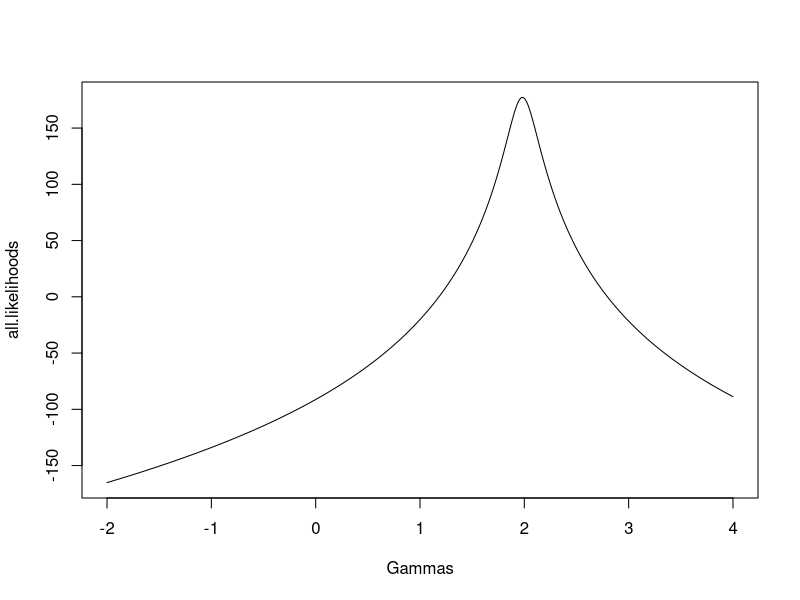
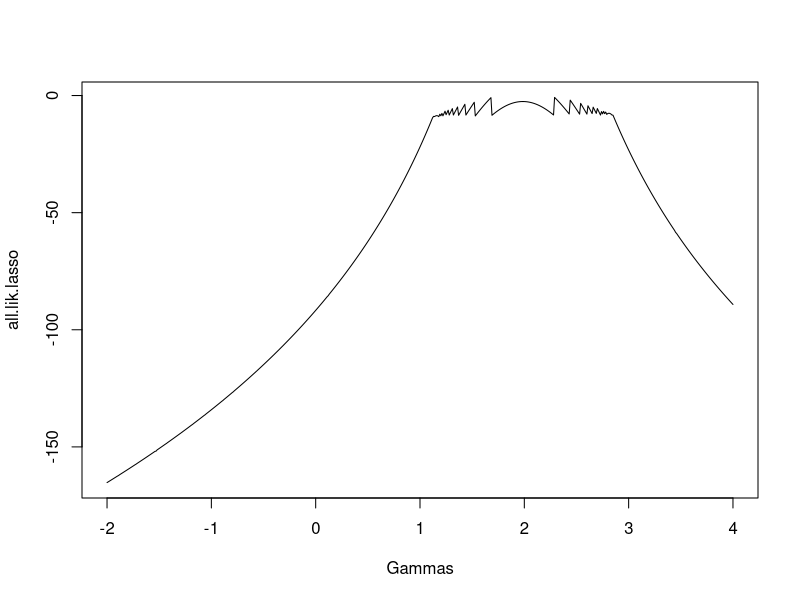

The R script that drew these images, in order: (Note: this script raises an error after producing the figures.)
library(MASS)
library(glmnet)
library(pbapply)

set.seed(96533752)


all.lambdas = c()

#source(Roboflavin_Investigation.R)
profile.lik = function(gamma, X, Y){
  n = length(Y)
  Y.new = BC(Y, gamma)
  fit = lm(Y.new ~ X)
  sse = sum((fit$residuals)^2)
  lik = -n*log(sse)/2
  Jacob = (gamma - 1) * sum(log(Y))
  lik = lik + Jacob
  return(lik)
}

profile.lik.lasso = function(gamma, X, Y, type = "1se"){
  n = length(Y)
  Y.new = BC(Y, gamma)
  fit.cv = cv.glmnet(X, Y.new)
  lambda = paste0("lambda.", type)
  all.lambdas <<- cbind(all.lambdas, c(fit.cv$lambda.1se,
                                       fit.cv$lambda.min))
  Y.hat = predict(fit.cv, X, s = lambda)
  resid = Y.new - Y.hat
  sse = sum((resid)^2)
  lik = -n*log(sse)/2
  Jacob = (gamma - 1) * sum(log(Y))
  lik = lik + Jacob
  return(lik)
}

#Returns a vector that the BC transform (with par. gamma) maps to Y
#Note: Does not account for negative values
inv.BC = function(Y, gamma){
  if(gamma == 0){
    return(exp(Y))
  } else{
  Z = 1 + gamma*Y
  Z = Z^(1/gamma)
  return(Z)
  }
}

#Returns the BC transformation of Y with par. gamma
#Note: Does not account for negative values
BC = function(Y, gamma){
  if(gamma ==0){
    return(log(Y))
  } else{
  Z = Y^gamma
  Z = (Z - 1)/gamma
  return(Z)
  }
}


n = 100
p = 10
sigma = 1
gamma.0 = 2

#Smallest and largest gamma candidates
gamma.min = -2
gamma.max = 4
#Step size for gamma candidates
gamma.step = 0.01


X = matrix(rnorm(n*p, 10, 10), nrow = n, ncol = p)
beta = 1:p
mu.Y.raw = X %*% beta
mu.Y = mu.Y.raw + 10*abs(min(mu.Y.raw))
Y = mu.Y + rnorm(n, 0, sigma)

Z = inv.BC(Y, gamma.0)

# plot(X, Y)
# plot(X, Z)

Gammas = seq(gamma.min, gamma.max, gamma.step)
m = length(Gammas)

all.likelihoods = sapply(seq_along(Gammas),function(i){
  this.gamma = Gammas[i]
  this.lik = profile.lik(this.gamma, X, Z)
  return(this.lik)
})

all.lik.lasso = pbsapply(seq_along(Gammas),function(i){
  this.gamma = Gammas[i]
  this.lik = profile.lik.lasso(this.gamma, X, Z, "min")
  return(this.lik)
})


plot(Gammas, all.likelihoods, type="l")
plot(Gammas, all.lik.lasso, type = "l")



fit = lm(Z ~ X)
test = boxcox(fit, lambda = seq(-2, 4, 1/10))



fit.1se = lm(log(all.lambdas[1,]) ~ Gammas)
summary(fit.1se)
plot(fit.1se, which=1)
plot(Gammas, log(all.lambdas[1,]))
abline(fit.1se)

fit.min = lm(log(all.lambdas[2,]) ~ Gammas)
summary(fit.min)
plot(fit.min, which=1)
plot(Gammas, log(all.lambdas[2,]))
abline(fit.min)


### Trim Gamma Values with weird log-lambdas
ind.drop = which(Gammas > 1 & Gammas < 3)
Gammas.trim = Gammas[-ind.drop]
all.lambdas.trim = all.lambdas[,-ind.drop]

### Re-fit regression models on trimmed data
fit.1se.trim = lm(log(all.lambdas.trim[1,]) ~ Gammas.trim)
summary(fit.1se.trim)
plot(fit.1se.trim, which=1)
plot(Gammas.trim, log(all.lambdas.trim[1,]))
abline(fit.1se.trim)
plot(Gammas, log(all.lambdas[1,]))
abline(fit.1se.trim)

fit.min.trim = lm(log(all.lambdas.trim[2,]) ~ Gammas.trim)
summary(fit.min.trim)
plot(fit.min.trim, which=1)
plot(Gammas.trim, log(all.lambdas.trim[2,]))
abline(fit.min.trim)
plot(Gammas, log(all.lambdas[2,]))
abline(fit.min.trim)
